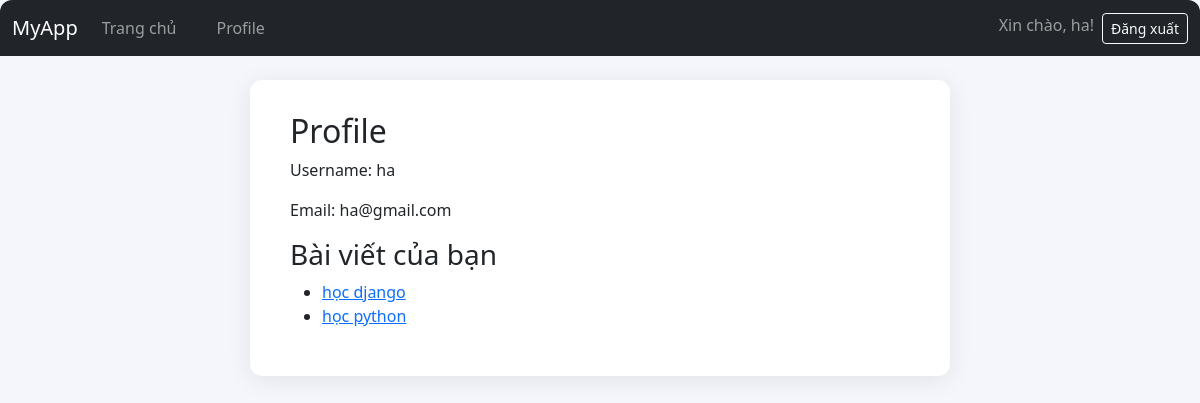
The page /profile/ (signed in) on the database as committed earlier.
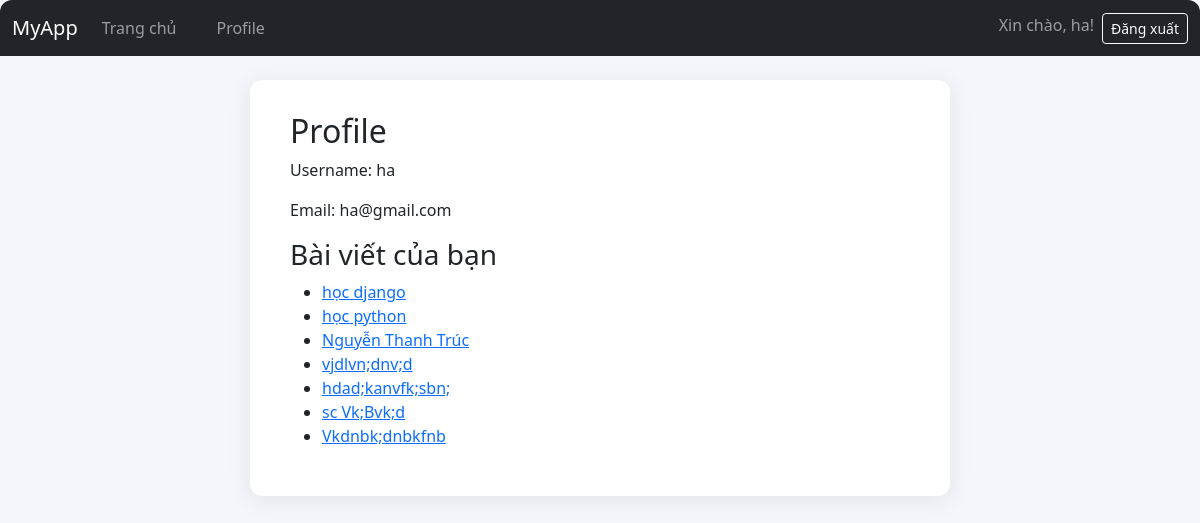
The same page on the database as committed later.
### myapp/models.py (models this page shows, shortened)
class Post(models.Model):
    title = models.CharField(max_length=200)
    content = models.TextField()
    created_at = models.DateTimeField(auto_now_add=True)
    updated_at = models.DateTimeField(auto_now=True)
    author = models.ForeignKey(User, on_delete=models.CASCADE, related_name='posts')

### myapp/views.py (the view)
# urls.py: path('profile/', profile, name='profile'),
@login_required
def profile(request):
    posts = Post.objects.filter(author=request.user)
    return render(request, 'myapp/profile.html', {'user_obj': request.user, 'posts': posts})

### myapp/templates/myapp/profile.html
{% extends 'myapp/base.html' %}
{% block content %}
  <h2>Profile</h2>
  <p>Username: {{ user_obj.username }}</p>
  <p>Email: {{ user_obj.email }}</p>
  <h3>Bài viết của bạn</h3>
  <ul>
    {% for post in posts %}
      <li><a href="{% url 'post_detail' post.pk %}">{{ post.title }}</a></li>
    {% empty %}
      <li>Bạn chưa có bài viết nào.</li>
    {% endfor %}
  </ul>
{% endblock %}

Rows that differ between the two databases and show on the page:
added Post: title "Nguyễn Thanh Trúc"
added Post: title "vjdlvn;dnv;d"
added Post: title "hdad;kanvfk;sbn;"
added Post: title "sc Vk;Bvk;d"
added Post: title "Vkdnbk;dnbkfnb"
